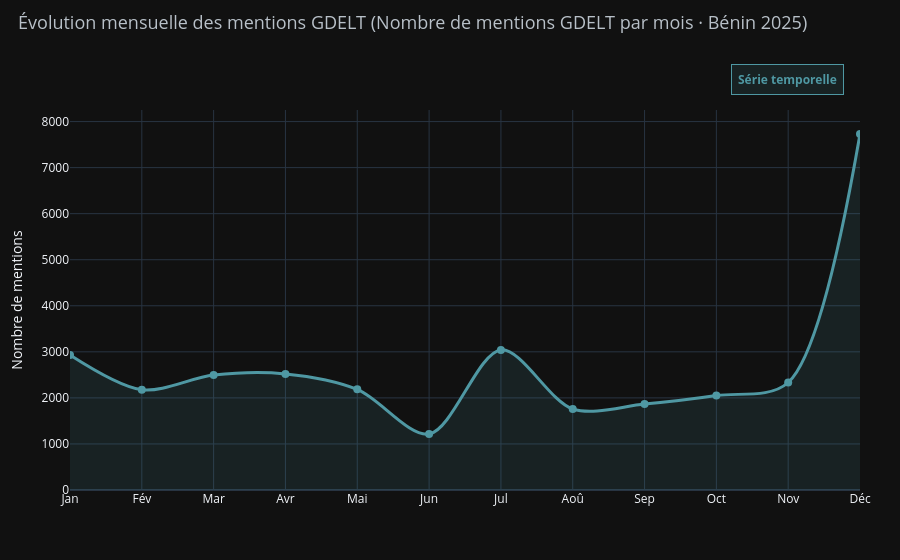

Notebook cell for this chart:
### Code cell
import plotly.graph_objects as go

mapping_mois = {
    "2025-01": "Jan", "2025-02": "Fév", "2025-03": "Mar", "2025-04": "Avr",
    "2025-05": "Mai", "2025-06": "Jun", "2025-07": "Jul", "2025-08": "Aoû",
    "2025-09": "Sep", "2025-10": "Oct", "2025-11": "Nov", "2025-12": "Déc"
}

df_mentions_mois["mois_label"] = df_mentions_mois["mois"].map(mapping_mois)

fig = go.Figure()

fig.add_trace(go.Scatter(
    x=df_mentions_mois["mois_label"],
    y=df_mentions_mois["nb_mentions"],
    mode="lines+markers",
    line=dict(
        color="#4f98a3",
        width=3,
        shape="spline",
        smoothing=0.9
    ),
    marker=dict(size=8, color="#4f98a3"),
    fill="tozeroy",
    fillcolor="rgba(79,152,163,0.12)",
    hovertemplate="%{x} : <b>%{y:,}</b> mentions<extra></extra>"
))

fig.update_layout(
    title=dict(
        text="Évolution mensuelle des mentions GDELT (Nombre de mentions GDELT par mois · Bénin 2025)",
        x=0.02,
        xanchor="left",
        y=0.97,
        yanchor="top",
        font=dict(size=18, color="#b8c0c8")
    ),
    template="plotly_dark",
    showlegend=False,
    xaxis_title="",
    yaxis_title="Nombre de mentions",
    margin=dict(t=110, l=70, r=40, b=70)
)

fig.add_annotation(
    text="<b>Série temporelle</b>",
    xref="paper", yref="paper",
    x=0.98, y=1.08,
    showarrow=False,
    xanchor="right",
    yanchor="middle",
    font=dict(size=12, color="#4f98a3"),
    bgcolor="rgba(79,152,163,0.12)",
    bordercolor="#4f98a3",
    borderwidth=1,
    borderpad=6
)

fig.show()

### Figure 1 — Plotly figure (JSON) as saved in the notebook; plotly's stock layout.template omitted (floating-point values rounded to 4 significant figures)
{"data": [{"fill": "tozeroy", "fillcolor": "rgba(79,152,163,0.12)", "hovertemplate": "%{x} : <b>%{y:,}</b> mentions<extra></extra>", "line": {"color": "#4f98a3", "shape": "spline", "smoothing": 0.9, "width": 3}, "marker": {"color": "#4f98a3", "size": 8}, "mode": "lines+markers", "type": "scatter", "x": ["Jan", "Fév", "Mar", "Avr", "Mai", "Jun", "Jul", "Aoû", "Sep", "Oct", "Nov", "Déc"], "y": [2932, 2177, 2495, 2521, 2185, 1216, 3042, 1759, 1866, 2051, 2334, 7730]}], "layout": {"annotations": [{"bgcolor": "rgba(79,152,163,0.12)", "bordercolor": "#4f98a3", "borderpad": 6, "borderwidth": 1, "font": {"color": "#4f98a3", "size": 12}, "showarrow": false, "text": "<b>Série temporelle</b>", "x": 0.98, "xanchor": "right", "xref": "paper", "y": 1.08, "yanchor": "middle", "yref": "paper"}], "margin": {"b": 70, "l": 70, "r": 40, "t": 110}, "showlegend": false, "title": {"font": {"color": "#b8c0c8", "size": 18}, "text": "Évolution mensuelle des mentions GDELT (Nombre de mentions GDELT par mois · Bénin 2025)", "x": 0.02, "xanchor": "left", "y": 0.97, "yanchor": "top"}, "xaxis": {"title": {"text": ""}}, "yaxis": {"title": {"text": "Nombre de mentions"}}}}
